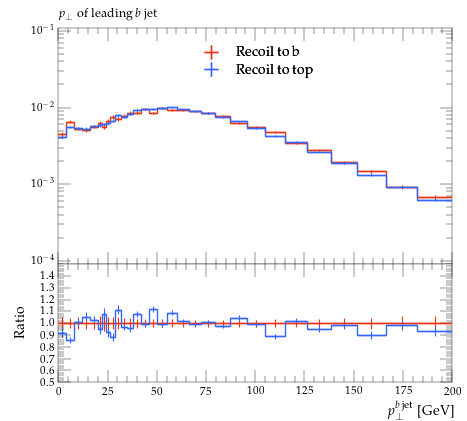

The Python source for this figure:
#! /usr/bin/env python

# This Python script was auto-generated using YODA v2.0.2.
# Analysis object: /MC_HFJETS/ptBJetLead
# Timestamp: 28-07-2026 (11:04:25)

import matplotlib as mpl
import matplotlib.pyplot as plt
mpl.use('Agg') # comment out for interactive use
import os
import numpy as np

plotDir = os.path.split(os.path.realpath(__file__))[0]
if 'YODA_USER_PLOT_PATH' in globals():
    plot_outdir = globals()['YODA_USER_PLOT_PATH']
else:
    plot_outdir = plotDir

#plot style
plt.style.use(os.path.join(plotDir, '../default.mplstyle'))
# plot metadata
figW, figH = plt.rcParams['figure.figsize']
ax_xLabel = r'$p_\perp^{b\,\mathrm{jet}}$ [GeV]'
ax_yLabel = r''
ax_title  = r'$p_\perp$ of leading $b$ jet'
ax_xScale = 'linear'
ax_yScale = 'log'
xLims = (0.0, 200.0)
yLims = (9e-05, 0.11000000000000001)

# TeX-friendly labels for the legend
labels = {
    'legend' : ([ r"Recoil to b", r"Recoil to top" ], r""),
}

# Adjust canvas width and height
canvasW = 10.0
canvasH = 9.0
figW *= canvasW/10.
figH *= canvasH/9.

# Create figure and axis objects
fig, (ax, ratio0_ax) = plt.subplots(2, 1, sharex=True,
                  figsize=(figW,figH), gridspec_kw={'height_ratios': (6.0, 3.0)})

# Set figure margins
plt.subplots_adjust(
    left   = 1.0 * plt.rcParams['figure.subplot.left'],
    right  = 1.0 * plt.rcParams['figure.subplot.right'],
    top    = 1.0 * plt.rcParams['figure.subplot.top'],
    bottom = 1.0 * plt.rcParams['figure.subplot.bottom'])

ratio0_ax.yaxis.set_major_locator(mpl.ticker.MultipleLocator(0.1))
ratio0_ax.set_ylim(0.5, 1.4999)
ratio0_ax.set_ylabel('Ratio')

# the numerical data is stored in a separate file
dataf = dict()
prefix = os.path.split(__file__)[0]
if prefix:    prefix = prefix + '/'
exec(open(prefix+'ptBJetLead__data.py').read(), dataf)


legend_handles = dict() # keep track of handles for the legend

# style options for curves
# starts at zorder>=5 to draw curve on top of legend
styles = {
  'recoil_b': {
    'color' : '#EE3311',
    'linestyle' : '-',
    'linewidth' : 1,
    'marker' : 'none',
    'markersize' : 2,
    'capsize' : 0.0,
    'zorder' : 5,
    'histstyle' : 1,
    'drawstyle' : 'steps-pre',
    'xerrorbars' : 1,
    'yerrorbars' : 1,
    'fillcolor' : None,
    'fillopacity' : 1.0,
    'ratio0_linestyle' : '-',
    'ratio0_linewidth' : 1,
    'ratio0_marker' : 'none',
    'ratio0_markersize' : 2,
    'ratio0_capsize' : 0.0,
    'ratio0_zorder' : 5,
    'ratio0_histstyle' : 1,
    'ratio0_drawstyle' : 'steps-pre',
    'ratio0_xerrorbars' : 1,
    'ratio0_yerrorbars' : 1,
  },
  'recoil_top': {
    'color' : '#3366FF',
    'linestyle' : '-',
    'linewidth' : 1,
    'marker' : 'none',
    'markersize' : 2,
    'capsize' : 0.0,
    'zorder' : 6,
    'histstyle' : 1,
    'drawstyle' : 'steps-pre',
    'xerrorbars' : 1,
    'yerrorbars' : 1,
    'fillcolor' : None,
    'fillopacity' : 1.0,
    'ratio0_linestyle' : '-',
    'ratio0_linewidth' : 1,
    'ratio0_marker' : 'none',
    'ratio0_markersize' : 2,
    'ratio0_capsize' : 0.0,
    'ratio0_zorder' : 6,
    'ratio0_histstyle' : 1,
    'ratio0_drawstyle' : 'steps-pre',
    'ratio0_xerrorbars' : 1,
    'ratio0_yerrorbars' : 1,
  },
}

# curve from input yoda files in main panel
for label, yvals in dataf['yvals'].items():
    if all(np.isnan(v) for v in dataf['yvals'][label]):
        continue
    tmp = None
    if styles[label]['histstyle']: # draw as histogram
        xpos = dataf['xedges'][label] if styles[label]['drawstyle'] else dataf['xpoints'][label]
        ypos = np.insert(yvals, 0, yvals[0]) if styles[label]['drawstyle'] else yvals
        if styles[label]['fillcolor']: # fill area below curve
            ax.fill_between(xpos, ypos, step='pre',
                            color=styles[label]['fillcolor'],
                            alpha=styles[label]['fillopacity'])
        tmp, = ax.plot(xpos, ypos,
                       color=styles[label]['color'],
                       linestyle=styles[label]['linestyle'],
                       linewidth=styles[label]['linewidth'],
                       drawstyle=styles[label]['drawstyle'], solid_joinstyle='miter',
                       zorder=styles[label]['zorder'], label=label)
    tmp = ax.errorbar(dataf['xpoints'][label], yvals,
                      xerr=np.array(dataf['xerrs'][label])*styles[label]['xerrorbars'],
                      yerr=np.array(dataf['yerrs'][label])*styles[label]['yerrorbars'],
                      fmt=styles[label]['marker'], capsize=styles[label]['capsize'],
                      markersize=styles[label]['markersize'],
                      ecolor=styles[label]['color'],
                      color=styles[label]['color'], zorder=styles[label]['zorder'])
    tmp[-1][0].set_linestyle(styles[label]['linestyle'])
    tmp[-1][0].set_linewidth(styles[label]['linewidth'])
    if label in dataf['add_legend_handle']:  legend_handles[label] = tmp
    for varLabel in dataf['variation_yvals'].keys():
        if varLabel.startswith(label):
            tmp, = ax.plot(dataf['xedges'][label], dataf['variation_yvals'][varLabel],
                           color=styles[label]['color'],
                           linestyle=styles[label]['linestyle'],
                           linewidth=styles[label]['linewidth'],
                           drawstyle='steps-pre', solid_joinstyle='miter',
                           zorder=styles[label]['zorder'], alpha=0.5)


# plots on ratio panel
# curve from input yoda files in ratio panel
for label, yvals in dataf['ratio0_yvals'].items():
    if all(np.isnan(v) for v in yvals):
        continue
    if styles[label]['ratio0_histstyle']: # plot as histogram
        xpos = dataf['xedges']['recoil_b'] if styles[label]['ratio0_drawstyle'] else dataf['xpoints']['recoil_b']
        ypos = np.insert(yvals, 0, yvals[0]) if styles[label]['ratio0_drawstyle'] else yvals
        ratio0_ax.plot(xpos, ypos,
                       color=styles[label]['color'],
                       linewidth=styles[label]['linewidth'],
                       linestyle=styles[label]['ratio0_linestyle'],
                       drawstyle=styles[label]['ratio0_drawstyle'], zorder=styles[label]['zorder'],
                       solid_joinstyle='miter')
    tmp = ratio0_ax.errorbar(dataf['xpoints']['recoil_b'], yvals,
                             xerr=np.array(dataf['ref_xerrs'])*styles[label]['ratio0_xerrorbars'],
                             yerr=np.array(dataf['ratio0_yerrs'][label])*styles[label]['ratio0_yerrorbars'],
                             fmt=styles[label]['ratio0_marker'], capsize=styles[label]['ratio0_capsize'],
                             markersize=styles[label]['ratio0_markersize'],
                             ecolor=styles[label]['color'],
                             color=styles[label]['color'])
    tmp[-1][0].set_linestyle(styles[label]['ratio0_linestyle'])
    tmp[-1][0].set_linewidth(styles[label]['ratio0_linewidth'])

    for varlabel in dataf['ratio0_variation_vals'].keys():
        if varlabel.startswith(label):
            ratio0_ax.plot(dataf['xedges']['recoil_b'],
                            dataf['ratio0_variation_vals'][varlabel],
                            color=styles[label]['color'],
                            linestyle=styles[label]['linestyle'],
                            linewidth=styles[label]['linewidth'],
                            drawstyle='steps-pre', solid_joinstyle='miter',
                            zorder=1, alpha=0.5)

legend_items = list(legend_handles.values())
ax.add_artist(ax.legend(legend_items,
                        labels['legend'][0],
                        title=labels['legend'][1],
                        alignment='left',
                        loc='upper center',
                        bbox_to_anchor=(0.5, 0.97)))

# set plot metadata as defined above
ratio0_ax.set_xlabel(ax_xLabel)
ratio0_ax.xaxis.set_label_coords(1., -0.15)
ax.set_ylabel(ax_yLabel, ha='right', va='top')
ax.yaxis.set_label_coords(-0.11, 1.0)
ax.set_title(ax_title, loc='left')
ax.set_xscale(ax_xScale)
ax.set_yscale(ax_yScale)
ax.set_xlim(xLims)
ax.set_ylim(yLims)

# tick formatting
plt.rcParams['xtick.top'] = True
plt.rcParams['ytick.right'] = True
ax.yaxis.set_major_locator(mpl.ticker.LogLocator(base=10.0, numticks=np.inf))
ax.yaxis.set_minor_locator(mpl.ticker.LogLocator(
                           base=10.0, subs=np.arange(0.1, 1, 0.1), numticks=np.inf))
fig.align_ylabels((ax, ratio0_ax))
plt.savefig(os.path.join(plot_outdir, 'ptBJetLead.pdf'), format='PDF')
plt.savefig(os.path.join(plot_outdir, 'ptBJetLead.png'), format='PNG')

plt.close(fig)
